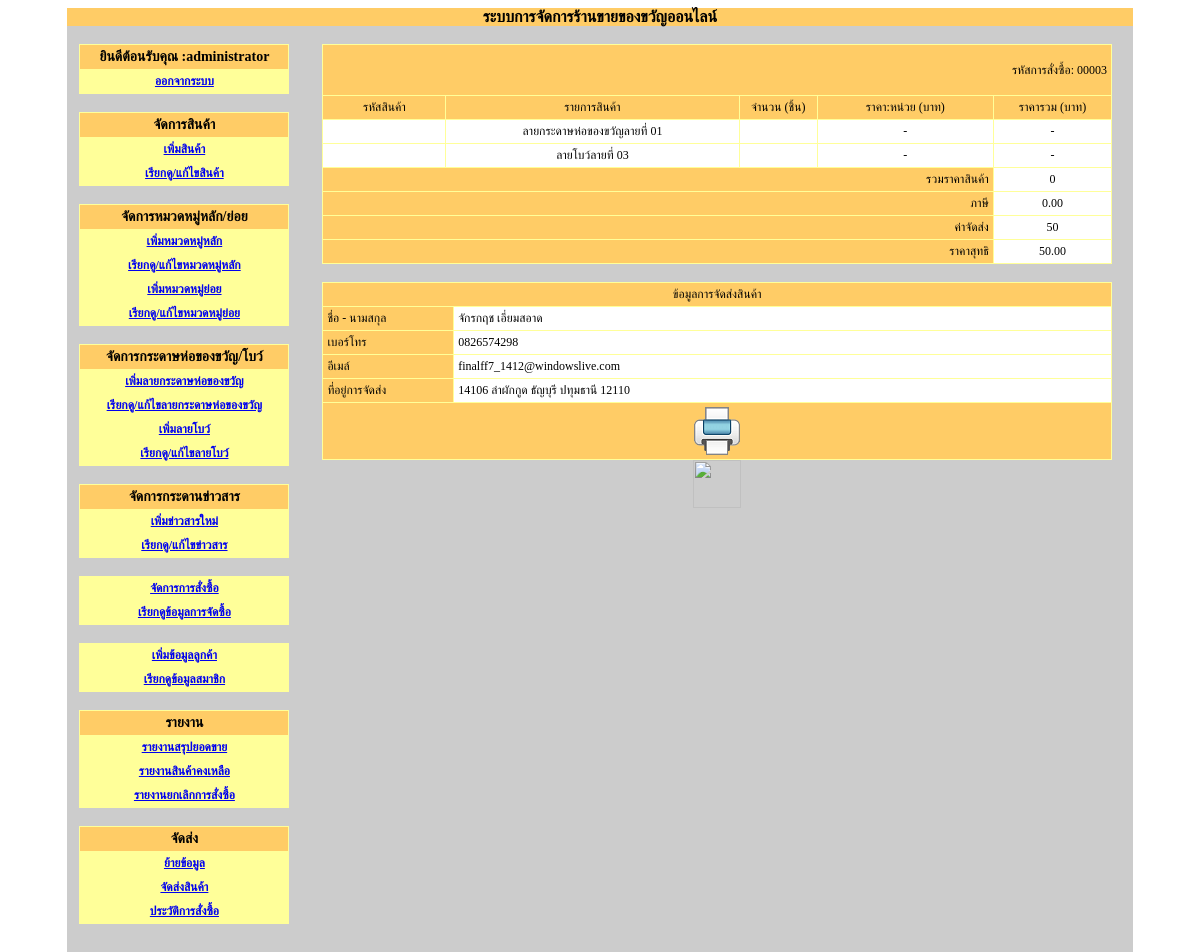
Before: /giftshop2_V2_1/admin/main.php?module=order&mode=bill&order_id=00003 (signed in) with the older database file.
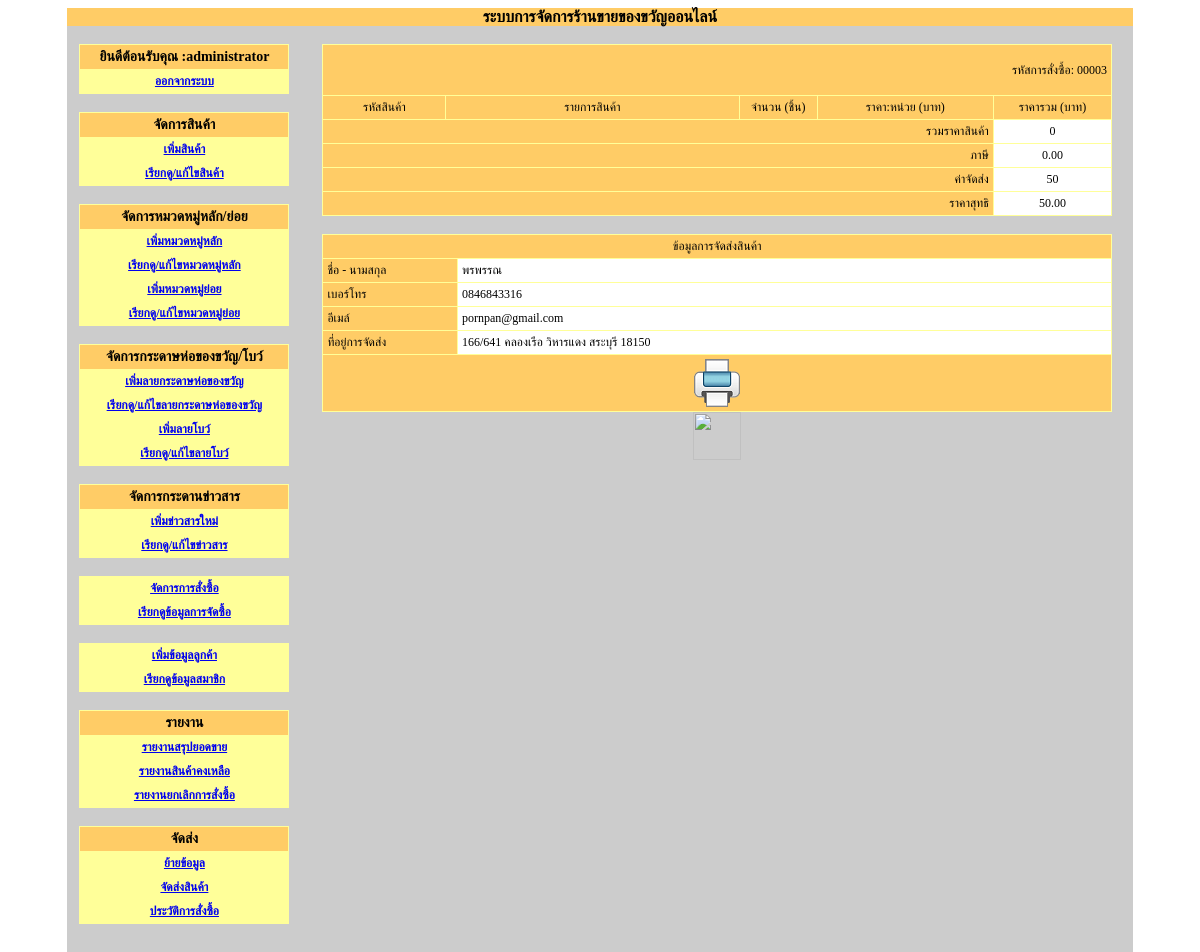
After: the same page with the newer database file.
### tables this page shows
CREATE TABLE `tbl_order` (
  `order_id` int(5) unsigned zerofill NOT NULL auto_increment COMMENT 'รหัสการสั่งสินค้า',
  `customer_id` int(5) unsigned zerofill NOT NULL COMMENT 'รหัสของลูกค้าที่สั่งสินค้า',
  `newname` varchar(50) NOT NULL,
  `address_send` text NOT NULL,
  `district_id` int(5) NOT NULL,
  `prefecture_id` int(5) NOT NULL,
  `province_id` int(2) NOT NULL,
  `postcode` int(5) NOT NULL,
  `telephone_send` varchar(10) NOT NULL,
  `mail_send` varchar(50) NOT NULL,
  `paper_id` int(2) unsigned zerofill NOT NULL,
  `ribbon_id` int(2) unsigned zerofill NOT NULL,
  `order_date` date NOT NULL COMMENT 'วันที่ลูกค้าสั่งซื้อสินค้า',
  `order_status` int(1) NOT NULL,
  `delivery_id` varchar(13) NOT NULL default '-',
  `order_tc` int(2) NOT NULL,
  PRIMARY KEY  (`order_id`)
);

CREATE TABLE `tbl_paper` (
  `paper_id` int(2) unsigned zerofill NOT NULL auto_increment,
  `paper_pic` varchar(50) NOT NULL,
  `paper_status` varchar(1) NOT NULL,
  PRIMARY KEY  (`paper_id`)
);

CREATE TABLE `tbl_ribbon` (
  `ribbon_id` int(2) unsigned zerofill NOT NULL auto_increment,
  `ribbon_pic` varchar(50) NOT NULL,
  `ribbon_status` varchar(1) NOT NULL,
  PRIMARY KEY  (`ribbon_id`)
);

CREATE TABLE `tbl_r_district` (
  `district_id` int(5) NOT NULL auto_increment COMMENT 'รหัส',
  `district_code` varchar(6) NOT NULL COMMENT 'รหัสอำเภอ',
  `district_name` varchar(150) NOT NULL COMMENT 'ตำบล',
  `prefecture_id` int(5) NOT NULL default '0' COMMENT 'อำเภอ',
  `province_id` int(5) NOT NULL default '0' COMMENT 'จังหวัด',
  PRIMARY KEY  (`district_id`),
  KEY `AMPHUR_ID` (`prefecture_id`),
  KEY `DISTRICT_NAME` (`district_name`)
);

CREATE TABLE `tbl_r_prefecture` (
  `prefecture_id` int(5) NOT NULL auto_increment COMMENT 'รหัส',
  `prefecture_code` varchar(4) NOT NULL COMMENT 'รหัสอำเภอ',
  `prefecture_name` varchar(150) NOT NULL COMMENT 'อำเภอ',
  `province_id` int(5) NOT NULL default '0' COMMENT 'รหัสจังหวัด',
  PRIMARY KEY  (`prefecture_id`)
);

CREATE TABLE `tbl_r_province` (
  `province_id` int(5) NOT NULL auto_increment,
  `province_code` varchar(2) NOT NULL,
  `province_name` varchar(150) NOT NULL COMMENT 'จังหวัด',
  PRIMARY KEY  (`province_id`)
);

CREATE TABLE `tbl_r_postcode` (
  `prefecture_id` int(10) unsigned NOT NULL,
  `postcode` int(11) unsigned NOT NULL COMMENT 'รหัสไปรษณีย์',
  PRIMARY KEY  (`prefecture_id`,`postcode`)
);

### giftshop2_V2_1/admin/order.php (the view, shortened to what the changed rows need)
<?
    switch($mode){
	case bill :
	  ?>
       <br />
       <table width="95%" border="0" align="center" cellpadding="0" cellspacing="0">
        <tr>
          <th width="639" scope="row">
      <table width="100%" border="0" align="center" cellpadding="4" cellspacing="1" bgcolor="#FFFF99">
        <tr>
        <td height="50" colspan="5" align="right" bgcolor="#FFCC66"><span class="sizemain1">รหัสการสั่งซื้อ:
          <?=$order_id?>
        </span></td>
        </tr>
      <tr>
        <td width="93" align="center" bgcolor="#FFCC66"><span class="sizemain1">รหัสสินค้า</span></td>
        <td width="234" align="center" bgcolor="#FFCC66"><span class="sizemain1">รายการสินค้า</span></td>
        <td width="56" align="center" bgcolor="#FFCC66"><span class="sizemain1">จำนวน (ชิ้น)</span></td>
        <td width="137" align="center" bgcolor="#FFCC66"><span class="sizemain1">ราคา:หน่วย (บาท)</span></td>
        <td width="89" align="center" bgcolor="#FFCC66"><span class="sizemain1">ราคารวม (บาท)</span></td>
        </tr>
      <?  $sqla="select * from tbl_order as a,tbl_paper as b where a.paper_id = b.paper_id and order_id=$order_id ";
			$qrya=mysql_query($sqla);
			$dba=mysql_fetch_array($qrya);
			$paper_id=$dba['paper_id'];?>
                 <? if($paper_id==0){} else {
					?>
					 <tr>
                <td align="center" bgcolor="#FFFFFF" class="fontsize1">&nbsp;</td>
                <td align="center" bgcolor="#FFFFFF" class="fontsize1">
                ลายกระดาษห่อของขวัญลายที่ <?=$dba['paper_id']?>
                </td>
                <td align="center" bgcolor="#FFFFFF" class="fontsize1">&nbsp;</td>
                <td align="center" bgcolor="#FFFFFF" class="fontsize1">-</td>
                <td align="center" bgcolor="#FFFFFF" class="fontsize1">-</td>
              </tr>
					 <? }?>
                      <?
           $sqla="select * from tbl_order as a,tbl_ribbon as b where a.ribbon_id = b.ribbon_id and order_id=$order_id ";
			$qrya=mysql_query($sqla);
			$dba=mysql_fetch_array($qrya);
			$ribbon_id=$dba['ribbon_id'];
			?>
                        <? if($ribbon_id==0){} else {
					?>
					 <tr>
                <td align="center" bgcolor="#FFFFFF" class="fontsize1">&nbsp;</td>
                <td align="center" bgcolor="#FFFFFF" class="fontsize1">
                ลายโบว์ลายที่ <?=$dba['ribbon_id']?>
                </td>
                <td align="center" bgcolor="#FFFFFF" class="fontsize1">&nbsp;</td>
                <td align="center" bgcolor="#FFFFFF" class="fontsize1">-</td>
                <td align="center" bgcolor="#FFFFFF" class="fontsize1">-</td>
              </tr>
					 <? }?>
      <tr>
        <td colspan="4" align="right" bgcolor="#FFCC66"><span class="sizemain1"><span class="fontsize1">รวมราคาสินค้า</span></span></td>
        <td align="center" bgcolor="#FFFFFF">          <span class="sizemain1">
          <?=number_format($sumtotal)?>
          </span></td>
        </tr>
      <tr>
        <td colspan="4" align="right" bgcolor="#FFCC66" class="sizemain1">ภาษี</td>
        <td align="center" bgcolor="#FFFFFF">
          <span class="sizemain1">
            <?
        $tax = $sumtotal*1.07;
        $tax2 = $tax-$sumtotal;
        echo number_format($tax2,2);
         ?>
          </span></td>
      </tr>
      <tr>
        <td colspan="4" align="right" bgcolor="#FFCC66"><span class="sizemain1">ค่าจัดส่ง</span></td>
        <td align="center" bgcolor="#FFFFFF" class="sizemain1"><?  if($sumtotal<300){  echo "50"; ?>
          <? }else{echo "-";}    ?></td>
      </tr>
        <td colspan="4" align="right" bgcolor="#FFCC66"><span class="sizemain1">ราคาสุทธิ</span></td>
        <td align="center" bgcolor="#FFFFFF">		  <span class="sizemain1">
          <?
		 if($sumtotal>=300){
				echo number_format($tax,2);
			  }else{
				echo number_format($tax+50,2);
			  }
		?>
          </span></td>
      </tr>
      </table>
		<?
    $sqla="select * from tbl_order as a, tbl_r_prefecture as b, tbl_r_province as c, tbl_r_district as d, tbl_r_postcode as e where a.order_id=$order_id and a.prefecture_id=b.prefecture_id and a.province_id=c.province_id and a.district_id=d.district_id	and a.postcode=e.prefecture_id";
	$qrya=mysql_query($sqla);
	$dba=mysql_fetch_array($qrya);
	$add=$dba['address_send'];
	$tel=$dba['telephone_send'];
	$mail=$dba['mail_send'];
	$names=$dba['newname'];
	$prefecture=$dba['prefecture_name'];
	$district=$dba['district_name'];
	$province=$dba['province_name'];
	$postcode=$dba['postcode'];
	?>
<br />
          <table width="100%" border="0" align="center" cellpadding="4" cellspacing="1" bgcolor="#FFFF99">
        <tr>
          <td colspan="2" align="center" bgcolor="#FFCC66"><span class="sizemain1">ข้อมูลการจัดส่งสินค้า</span></td>
        </tr>
        <tr>
          <td width="191" align="left" bgcolor="#FFCC66"><span class="sizemain1">ชื่อ - นามสกุล</span></td>
          <td width="1047" bgcolor="#FFFFFF">            <span class="sizemain1">
            <?=$names?>
          </span></td>
        </tr>
        <tr>
          <td align="left" bgcolor="#FFCC66"><span class="sizemain1">เบอร์โทร</span></td>
          <td bgcolor="#FFFFFF">            <span class="sizemain1">
            <?=$tel?>
          </span></td>
        </tr>
        <tr>
          <td align="left" bgcolor="#FFCC66"><span class="sizemain1">อีเมล์</span></td>
          <td bgcolor="#FFFFFF">            <span class="sizemain1">
            <?=$mail?>
          </span></td>
        </tr>
        <tr>
          <td align="left" bgcolor="#FFCC66"><span class="sizemain1">ที่อยู่การจัดส่ง</span></td>
          <td bgcolor="#FFFFFF">            <span class="sizemain1">
            <?=$add?>
            <?=$district?>
            <?=$prefecture?>
            <?=$province?>
            <?=$postcode?>
          </span></td>
        </tr>
        <tr>
          <td colspan="5" align="center" bgcolor="#FFCC66"><span class="sizemain1"><a href="print_bill.php?order_id=<?=$order_id?>" target="_blank"><img src="../images/print-icon.png" width="48" height="48" /></a></span></td>
        </tr>
</table>
        </tr>
      </table>
<table width="200" border="0" align="center" cellpadding="0" cellspacing="0">
  <tr>
    <th scope="row"><a href="main.php?module=order" class="button cyan"><img src="../images/back-icon.png" width="48" height="48" /></a></th>
  </tr>
</table>
		<?
		break;
		?>
    <?
	}
	?>

Changed rows visible on the page:
no longer on this page (row unchanged): tbl_r_district: district_name "ลำผักกูด"
no longer on this page (row unchanged): tbl_r_prefecture: prefecture_name "ธัญบุรี"
no longer on this page (row unchanged): tbl_r_province: province_name "ปทุมธานี"
no longer on this page (row unchanged): tbl_r_postcode: postcode "12110"
changed tbl_order: newname "จักรกฤช เอี่ยมสอาด" → "พรพรรณ"; telephone_send "0826574298" → "0846843316"; mail_send "finalff7_1412@windowslive.com" → "pornpan@gmail.com"; address_send "14106" → "166/641"; paper.paper_id "01" → (not shown); ribbon.ribbon_id "03" → (not shown)
Other visible differences:
$district: "ลำผักกูด" → "คลองเรือ"
$prefecture: "ธัญบุรี" → "วิหารแดง"
$province: "ปทุมธานี" → "สระบุรี"
$postcode: "12110" → "18150"
text no longer shown: "ลายกระดาษห่อของขวัญลายที่ - - ลายโบว์ลายที่ - -"
